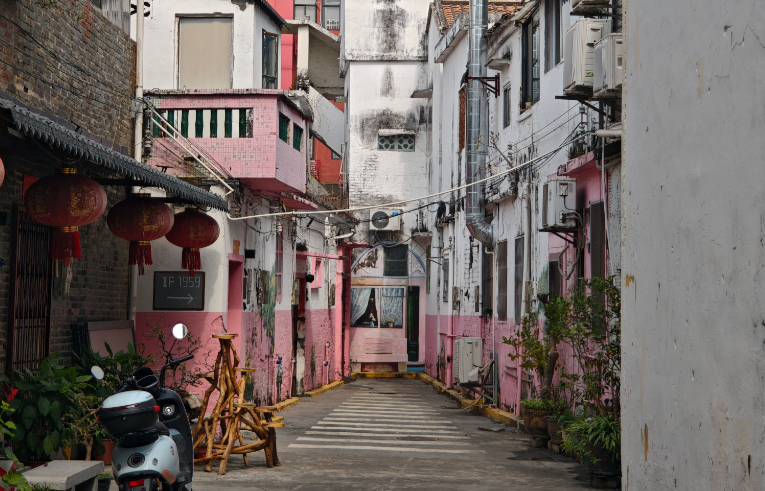
#> input picture ex.png, 765 x 491 px
$ jupyter execute --allow-errors presentation.ipynb
#> lines starting #> are read from the running program, lines starting #| are printed output that depends on the picture
# Real-ESRGAN 学习笔记
Real-ESRGAN的副标题是“Training Real-World Blind Super-Resolution with Pure Synthetic Data”，它旨在ESRGAN框架的基础上，构建一个模拟真实相机/网络传播压缩等退化方式的模型，并依赖这个模型，创建一个完全合成的数据对集，以此训练一个更加拟合真实环境的超分辨率网络。

在经典的图像退化模型中，主要由以下四个部分组成：
$$
x = \mathcal{D}(y) = \left[ (y \circledast k) \downarrow_r + n \right]_{\mathrm{JPEG}}
$$
- 使用高斯模糊核k进行卷积。
- 下采样r倍。有三种下采样方式：
  - 最近邻插值：对每个像素取其最近的邻居像素值。
  - 双线性插值：对每个像素取其四个邻居像素值的加权平均。
  - 双三次插值：对每个像素取其16个邻居像素值的加权平均。
- 添加噪声n。考虑两种噪声类型：
  - 加性高斯噪声：在每个像素上添加一个高斯分布的随机数。
  - 泊松噪声：在每个像素上添加一个泊松分布的随机数。
- JPEG压缩。调用DiffJPEG库进行JPEG压缩。

可以用opencv简单实现上面的过程：

读取一张原始图像：

[cell 1]
import cv2
import numpy as np
import random
import io
from PIL import Image

from IPython.display import display, Image
demo = Image(filename='ex.png')
display(demo)

对图像进行模糊：

[cell 2]
# 1. 高斯模糊

img = cv2.imread('ex.png')
#> img is the input picture: shape (491, 765, 3); mean B, G, R 97.6, 101.4, 110.8
kernel_size = random.choice([3, 5, 7, 9, 11, 13]) # 随机选择卷积核大小
sigma = random.uniform(0.1, 3.0) # 随机选择sigma值
# 使用cv2的高斯模糊函数进行模糊处理
blurred_img = cv2.GaussianBlur(img, (kernel_size, kernel_size), sigma)
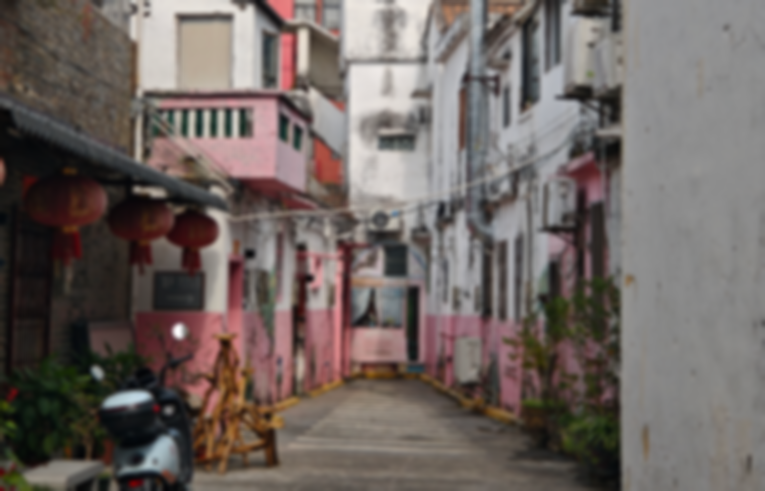
#> blurred_img: shape (491, 765, 3); mean B, G, R 97.5, 101.4, 110.8

# 显示模糊后的图片
cv2.imwrite('blurred_ex.jpg', blurred_img)
print(r'随机参数：kernel_size={}, sigma={}'.format(kernel_size, sigma))
display(Image(filename='blurred_ex.jpg'))

对图像进行下采样：

[cell 3]
# 2. 下采样
scale_factor = random.uniform(0.25, 0.5)  # 随机选择缩放因子
h, w = img.shape[:2]
#> h = 491; w = 765
new_h, new_w = int(h * scale_factor), int(w * scale_factor)
#> new_h = 174; new_w = 271

# 使用cv2的resize函数进行下采样
down_method = random.choice([cv2.INTER_NEAREST, cv2.INTER_LINEAR, cv2.INTER_CUBIC])
downsampled = cv2.resize(blurred_img, (new_w, new_h), interpolation=down_method)

# 显示下采样后的图片
cv2.imwrite('downsampled_ex.jpg', downsampled)
print(r'随机参数：scale_factor={}, down_method={}'.format(scale_factor, down_method))
display(Image(filename='downsampled_ex.jpg'))

对图像增加噪声：

[cell 4]
# 3. 增加噪声
noise_type = random.choice(['gaussian', 'poisson']) # 随机选择噪声类型
if noise_type == 'gaussian':
    # 生成高斯噪声
    mean = 0
    var = random.uniform(0.001, 0.05)
    sigma = var ** 0.5
    gauss = np.random.normal(mean, sigma, downsampled.shape).astype(np.float32)
    noisy = np.clip(downsampled + gauss * 255, 0, 255).astype(np.uint8)
else:
    # 生成泊松噪声
    noisy = np.random.poisson(downsampled / 255.0 * 255) / 255.0 * 255
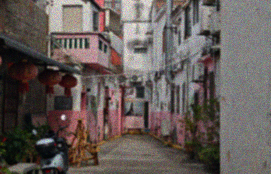
#> noisy: shape (174, 271, 3) float64; mean B, G, R 97.4, 101.3, 110.7; drawn with min black and max white
    noisy = np.clip(noisy, 0, 255).astype(np.uint8)

# 显示添加噪声后的图片
#> (the rest of this cell did not finish here and is left out)

对图像执行JPEG压缩：

[cell 5]
# 4.JPEG压缩

quality = random.randint(10, 50)  # 随机选择压缩质量

# 使用cv2的imencode函数进行JPEG压缩
encode_param = [int(cv2.IMWRITE_JPEG_QUALITY), quality]
_, encimg = cv2.imencode('.jpg', noisy, encode_param)
#> encimg = 5856 values, max 255 at index 0, min 0 at index 4, mean 119.8

# 显示JPEG压缩后的图片
jpeg_compressed = cv2.imdecode(encimg, 1)
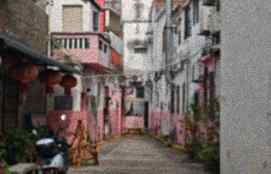
#> jpeg_compressed: shape (174, 271, 3); mean B, G, R 97.3, 101.3, 110.5
cv2.imwrite('jpeg_compressed_ex.jpg', jpeg_compressed)
print(r'随机参数：quality={}'.format(quality))
display(Image(filename='jpeg_compressed_ex.jpg'))

$ run again, with degraded_ex.png copied over ex.png
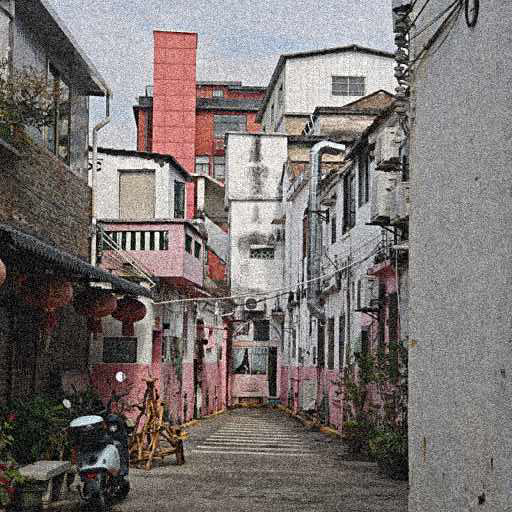
#> input picture degraded_ex.png, 512 x 512 px
#> img is the input picture: shape (512, 512, 3); mean B, G, R 113.6, 115.4, 122.1
#> `noisy = np.clip(noisy, 0, 255).astype(np.uint8)`:
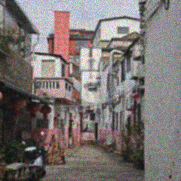
#> noisy: shape (181, 181, 3); mean B, G, R 113.5, 115.3, 122
#> encimg = 4578 values, max 255 at index 0, min 0 at index 4, mean 117.5
#> `jpeg_compressed = cv2.imdecode(encimg, 1)`:
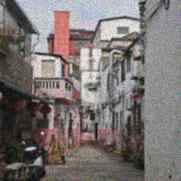
#> jpeg_compressed: shape (181, 181, 3); mean B, G, R 113.5, 115.4, 121.9
